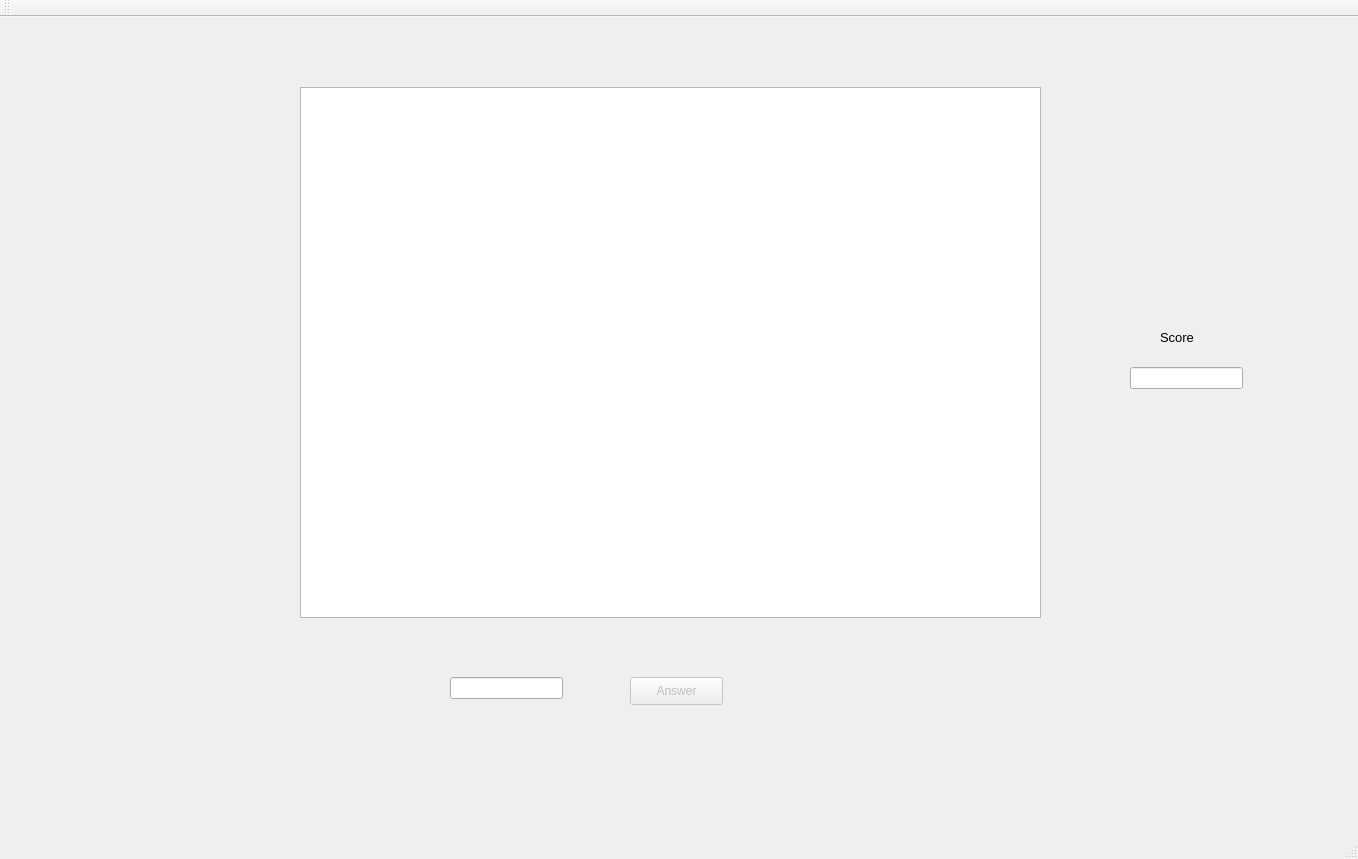
<?xml version="1.0" encoding="UTF-8"?>
<ui version="4.0">
 <class>QuizClass</class>
 <widget class="QMainWindow" name="QuizClass">
  <property name="geometry">
   <rect>
    <x>0</x>
    <y>0</y>
    <width>1358</width>
    <height>859</height>
   </rect>
  </property>
  <property name="windowTitle">
   <string>Quiz</string>
  </property>
  <widget class="QWidget" name="centralWidget">
   <widget class="QListWidget" name="questions_list_widget">
    <property name="geometry">
     <rect>
      <x>300</x>
      <y>70</y>
      <width>741</width>
      <height>531</height>
     </rect>
    </property>
   </widget>
   <widget class="QLineEdit" name="answer_line_edit">
    <property name="geometry">
     <rect>
      <x>450</x>
      <y>660</y>
      <width>113</width>
      <height>22</height>
     </rect>
    </property>
   </widget>
   <widget class="QPushButton" name="answer_button">
    <property name="enabled">
     <bool>false</bool>
    </property>
    <property name="geometry">
     <rect>
      <x>630</x>
      <y>660</y>
      <width>93</width>
      <height>28</height>
     </rect>
    </property>
    <property name="text">
     <string>Answer</string>
    </property>
   </widget>
   <widget class="QLineEdit" name="score_line_edit">
    <property name="geometry">
     <rect>
      <x>1130</x>
      <y>350</y>
      <width>113</width>
      <height>22</height>
     </rect>
    </property>
   </widget>
   <widget class="QLabel" name="label">
    <property name="geometry">
     <rect>
      <x>1160</x>
      <y>300</y>
      <width>81</width>
      <height>41</height>
     </rect>
    </property>
    <property name="font">
     <font>
      <pointsize>10</pointsize>
     </font>
    </property>
    <property name="text">
     <string>Score</string>
    </property>
   </widget>
  </widget>
  <widget class="QMenuBar" name="menuBar">
   <property name="geometry">
    <rect>
     <x>0</x>
     <y>0</y>
     <width>1358</width>
     <height>26</height>
    </rect>
   </property>
  </widget>
  <widget class="QToolBar" name="mainToolBar">
   <attribute name="toolBarArea">
    <enum>TopToolBarArea</enum>
   </attribute>
   <attribute name="toolBarBreak">
    <bool>false</bool>
   </attribute>
  </widget>
  <widget class="QStatusBar" name="statusBar"/>
 </widget>
 <layoutdefault spacing="6" margin="11"/>
 <resources>
  <include location="Quiz.qrc"/>
 </resources>
 <connections>
  <connection>
   <sender>answer_button</sender>
   <signal>clicked()</signal>
   <receiver>QuizClass</receiver>
   <slot>answer()</slot>
   <hints>
    <hint type="sourcelabel">
     <x>644</x>
     <y>720</y>
    </hint>
    <hint type="destinationlabel">
     <x>984</x>
     <y>738</y>
    </hint>
   </hints>
  </connection>
  <connection>
   <sender>questions_list_widget</sender>
   <signal>itemSelectionChanged()</signal>
   <receiver>QuizClass</receiver>
   <slot>enable_answer()</slot>
   <hints>
    <hint type="sourcelabel">
     <x>685</x>
     <y>337</y>
    </hint>
    <hint type="destinationlabel">
     <x>159</x>
     <y>373</y>
    </hint>
   </hints>
  </connection>
 </connections>
 <slots>
  <slot>answer()</slot>
  <slot>enable_answer()</slot>
 </slots>
</ui>
